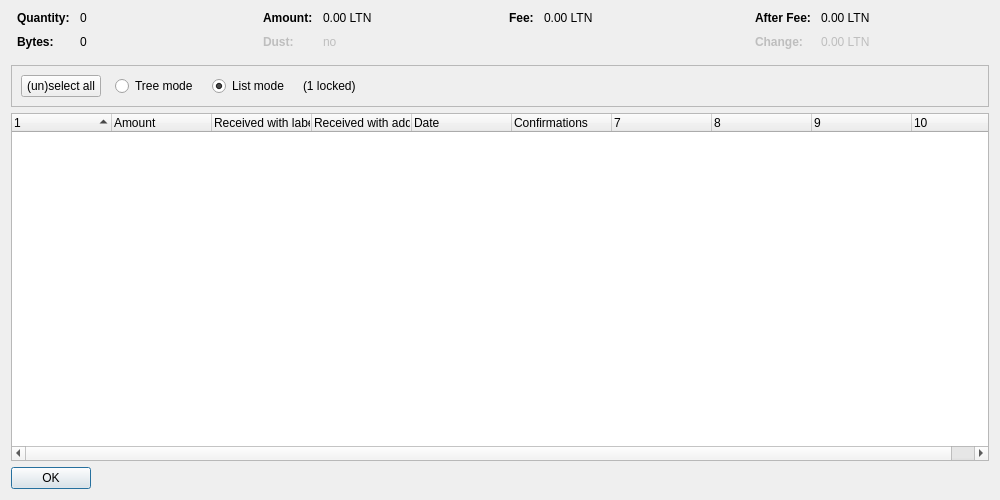
<?xml version="1.0" encoding="UTF-8"?>
<ui version="4.0">
 <class>CoinControlDialog</class>
 <widget class="QDialog" name="CoinControlDialog">
  <property name="geometry">
   <rect>
    <x>0</x>
    <y>0</y>
    <width>1000</width>
    <height>500</height>
   </rect>
  </property>
  <property name="windowTitle">
   <string>Coin Selection</string>
  </property>
  <layout class="QVBoxLayout" name="verticalLayout">
   <item>
    <layout class="QHBoxLayout" name="horizontalLayoutTop" stretch="0,0,0,0">
     <property name="topMargin">
      <number>0</number>
     </property>
     <property name="bottomMargin">
      <number>10</number>
     </property>
     <item>
      <layout class="QFormLayout" name="formLayoutCoinControl1">
       <property name="horizontalSpacing">
        <number>10</number>
       </property>
       <property name="verticalSpacing">
        <number>10</number>
       </property>
       <property name="leftMargin">
        <number>6</number>
       </property>
       <property name="rightMargin">
        <number>6</number>
       </property>
       <item row="0" column="0">
        <widget class="QLabel" name="labelCoinControlQuantityText">
         <property name="font">
          <font>
           <weight>75</weight>
           <bold>true</bold>
          </font>
         </property>
         <property name="text">
          <string>Quantity:</string>
         </property>
        </widget>
       </item>
       <item row="0" column="1">
        <widget class="QLabel" name="labelCoinControlQuantity">
         <property name="cursor">
          <cursorShape>IBeamCursor</cursorShape>
         </property>
         <property name="contextMenuPolicy">
          <enum>Qt::ActionsContextMenu</enum>
         </property>
         <property name="text">
          <string notr="true">0</string>
         </property>
         <property name="textInteractionFlags">
          <set>Qt::LinksAccessibleByMouse|Qt::TextSelectableByKeyboard|Qt::TextSelectableByMouse</set>
         </property>
        </widget>
       </item>
       <item row="1" column="0">
        <widget class="QLabel" name="labelCoinControlBytesText">
         <property name="font">
          <font>
           <weight>75</weight>
           <bold>true</bold>
          </font>
         </property>
         <property name="text">
          <string>Bytes:</string>
         </property>
        </widget>
       </item>
       <item row="1" column="1">
        <widget class="QLabel" name="labelCoinControlBytes">
         <property name="cursor">
          <cursorShape>IBeamCursor</cursorShape>
         </property>
         <property name="contextMenuPolicy">
          <enum>Qt::ActionsContextMenu</enum>
         </property>
         <property name="text">
          <string notr="true">0</string>
         </property>
         <property name="textInteractionFlags">
          <set>Qt::LinksAccessibleByMouse|Qt::TextSelectableByKeyboard|Qt::TextSelectableByMouse</set>
         </property>
        </widget>
       </item>
      </layout>
     </item>
     <item>
      <layout class="QFormLayout" name="formLayoutCoinControl2">
       <property name="horizontalSpacing">
        <number>10</number>
       </property>
       <property name="verticalSpacing">
        <number>10</number>
       </property>
       <property name="leftMargin">
        <number>6</number>
       </property>
       <property name="rightMargin">
        <number>6</number>
       </property>
       <item row="0" column="0">
        <widget class="QLabel" name="labelCoinControlAmountText">
         <property name="font">
          <font>
           <weight>75</weight>
           <bold>true</bold>
          </font>
         </property>
         <property name="text">
          <string>Amount:</string>
         </property>
        </widget>
       </item>
       <item row="0" column="1">
        <widget class="QLabel" name="labelCoinControlAmount">
         <property name="cursor">
          <cursorShape>IBeamCursor</cursorShape>
         </property>
         <property name="contextMenuPolicy">
          <enum>Qt::ActionsContextMenu</enum>
         </property>
         <property name="text">
          <string notr="true">0.00 LTN</string>
         </property>
         <property name="textInteractionFlags">
          <set>Qt::LinksAccessibleByMouse|Qt::TextSelectableByKeyboard|Qt::TextSelectableByMouse</set>
         </property>
        </widget>
       </item>
       <item row="1" column="0">
        <widget class="QLabel" name="labelCoinControlLowOutputText">
         <property name="enabled">
          <bool>false</bool>
         </property>
         <property name="font">
          <font>
           <weight>75</weight>
           <bold>true</bold>
          </font>
         </property>
         <property name="text">
          <string>Dust:</string>
         </property>
        </widget>
       </item>
       <item row="1" column="1">
        <widget class="QLabel" name="labelCoinControlLowOutput">
         <property name="enabled">
          <bool>false</bool>
         </property>
         <property name="cursor">
          <cursorShape>IBeamCursor</cursorShape>
         </property>
         <property name="contextMenuPolicy">
          <enum>Qt::ActionsContextMenu</enum>
         </property>
         <property name="text">
          <string notr="true">no</string>
         </property>
         <property name="textInteractionFlags">
          <set>Qt::LinksAccessibleByMouse|Qt::TextSelectableByKeyboard|Qt::TextSelectableByMouse</set>
         </property>
        </widget>
       </item>
      </layout>
     </item>
     <item>
      <layout class="QFormLayout" name="formLayoutCoinControl3">
       <property name="horizontalSpacing">
        <number>10</number>
       </property>
       <property name="verticalSpacing">
        <number>10</number>
       </property>
       <property name="leftMargin">
        <number>6</number>
       </property>
       <property name="rightMargin">
        <number>6</number>
       </property>
       <item row="0" column="0">
        <widget class="QLabel" name="labelCoinControlFeeText">
         <property name="font">
          <font>
           <weight>75</weight>
           <bold>true</bold>
          </font>
         </property>
         <property name="text">
          <string>Fee:</string>
         </property>
        </widget>
       </item>
       <item row="0" column="1">
        <widget class="QLabel" name="labelCoinControlFee">
         <property name="cursor">
          <cursorShape>IBeamCursor</cursorShape>
         </property>
         <property name="contextMenuPolicy">
          <enum>Qt::ActionsContextMenu</enum>
         </property>
         <property name="text">
          <string notr="true">0.00 LTN</string>
         </property>
         <property name="textInteractionFlags">
          <set>Qt::LinksAccessibleByMouse|Qt::TextSelectableByKeyboard|Qt::TextSelectableByMouse</set>
         </property>
        </widget>
       </item>
      </layout>
     </item>
     <item>
      <layout class="QFormLayout" name="formLayoutCoinControl4">
       <property name="horizontalSpacing">
        <number>10</number>
       </property>
       <property name="verticalSpacing">
        <number>10</number>
       </property>
       <property name="leftMargin">
        <number>6</number>
       </property>
       <property name="rightMargin">
        <number>6</number>
       </property>
       <item row="0" column="0">
        <widget class="QLabel" name="labelCoinControlAfterFeeText">
         <property name="font">
          <font>
           <weight>75</weight>
           <bold>true</bold>
          </font>
         </property>
         <property name="text">
          <string>After Fee:</string>
         </property>
        </widget>
       </item>
       <item row="0" column="1">
        <widget class="QLabel" name="labelCoinControlAfterFee">
         <property name="cursor">
          <cursorShape>IBeamCursor</cursorShape>
         </property>
         <property name="contextMenuPolicy">
          <enum>Qt::ActionsContextMenu</enum>
         </property>
         <property name="text">
          <string notr="true">0.00 LTN</string>
         </property>
         <property name="textInteractionFlags">
          <set>Qt::LinksAccessibleByMouse|Qt::TextSelectableByKeyboard|Qt::TextSelectableByMouse</set>
         </property>
        </widget>
       </item>
       <item row="1" column="0">
        <widget class="QLabel" name="labelCoinControlChangeText">
         <property name="enabled">
          <bool>false</bool>
         </property>
         <property name="font">
          <font>
           <weight>75</weight>
           <bold>true</bold>
          </font>
         </property>
         <property name="text">
          <string>Change:</string>
         </property>
        </widget>
       </item>
       <item row="1" column="1">
        <widget class="QLabel" name="labelCoinControlChange">
         <property name="enabled">
          <bool>false</bool>
         </property>
         <property name="cursor">
          <cursorShape>IBeamCursor</cursorShape>
         </property>
         <property name="contextMenuPolicy">
          <enum>Qt::ActionsContextMenu</enum>
         </property>
         <property name="text">
          <string notr="true">0.00 LTN</string>
         </property>
         <property name="textInteractionFlags">
          <set>Qt::LinksAccessibleByMouse|Qt::TextSelectableByKeyboard|Qt::TextSelectableByMouse</set>
         </property>
        </widget>
       </item>
      </layout>
     </item>
    </layout>
   </item>
   <item>
    <widget class="QFrame" name="frame">
     <property name="minimumSize">
      <size>
       <width>0</width>
       <height>40</height>
      </size>
     </property>
     <property name="frameShape">
      <enum>QFrame::StyledPanel</enum>
     </property>
     <property name="frameShadow">
      <enum>QFrame::Sunken</enum>
     </property>
     <layout class="QHBoxLayout" name="horizontalLayout">
      <item>
       <layout class="QHBoxLayout" name="horizontalLayoutPanel" stretch="0,0,0,0,0">
        <property name="spacing">
         <number>14</number>
        </property>
        <item>
         <widget class="QPushButton" name="pushButtonSelectAll">
          <property name="sizePolicy">
           <sizepolicy hsizetype="Maximum" vsizetype="Fixed">
            <horstretch>0</horstretch>
            <verstretch>0</verstretch>
           </sizepolicy>
          </property>
          <property name="text">
           <string>(un)select all</string>
          </property>
          <property name="autoDefault">
           <bool>false</bool>
          </property>
         </widget>
        </item>
        <item>
         <widget class="QRadioButton" name="radioTreeMode">
          <property name="sizePolicy">
           <sizepolicy hsizetype="Maximum" vsizetype="Fixed">
            <horstretch>0</horstretch>
            <verstretch>0</verstretch>
           </sizepolicy>
          </property>
          <property name="text">
           <string>Tree mode</string>
          </property>
         </widget>
        </item>
        <item>
         <widget class="QRadioButton" name="radioListMode">
          <property name="sizePolicy">
           <sizepolicy hsizetype="Maximum" vsizetype="Fixed">
            <horstretch>0</horstretch>
            <verstretch>0</verstretch>
           </sizepolicy>
          </property>
          <property name="text">
           <string>List mode</string>
          </property>
          <property name="checked">
           <bool>true</bool>
          </property>
         </widget>
        </item>
        <item>
         <widget class="QLabel" name="labelLocked">
          <property name="text">
           <string notr="true">(1 locked)</string>
          </property>
         </widget>
        </item>
        <item>
         <spacer name="horizontalSpacer">
          <property name="orientation">
           <enum>Qt::Horizontal</enum>
          </property>
          <property name="sizeHint" stdset="0">
           <size>
            <width>40</width>
            <height>20</height>
           </size>
          </property>
         </spacer>
        </item>
       </layout>
      </item>
     </layout>
    </widget>
   </item>
   <item>
    <widget class="CoinControlTreeWidget" name="treeWidget">
     <property name="contextMenuPolicy">
      <enum>Qt::CustomContextMenu</enum>
     </property>
     <property name="sortingEnabled">
      <bool>false</bool>
     </property>
     <property name="columnCount">
      <number>10</number>
     </property>
     <attribute name="headerShowSortIndicator" stdset="0">
      <bool>true</bool>
     </attribute>
     <attribute name="headerStretchLastSection">
      <bool>false</bool>
     </attribute>
     <column>
      <property name="text">
       <string/>
      </property>
     </column>
     <column>
      <property name="text">
       <string>Amount</string>
      </property>
     </column>
     <column>
      <property name="text">
       <string>Received with label</string>
      </property>
     </column>
     <column>
      <property name="text">
       <string>Received with address</string>
      </property>
     </column>
     <column>
      <property name="text">
       <string>Date</string>
      </property>
     </column>
     <column>
      <property name="text">
       <string>Confirmations</string>
      </property>
      <property name="toolTip">
       <string>Confirmed</string>
      </property>
     </column>
     <column>
      <property name="text">
       <string/>
      </property>
     </column>
     <column>
      <property name="text">
       <string/>
      </property>
     </column>
     <column>
      <property name="text">
       <string/>
      </property>
     </column>
     <column>
      <property name="text">
       <string/>
      </property>
     </column>
    </widget>
   </item>
   <item>
    <widget class="QDialogButtonBox" name="buttonBox">
     <property name="sizePolicy">
      <sizepolicy hsizetype="Maximum" vsizetype="Fixed">
       <horstretch>0</horstretch>
       <verstretch>0</verstretch>
      </sizepolicy>
     </property>
     <property name="orientation">
      <enum>Qt::Horizontal</enum>
     </property>
     <property name="standardButtons">
      <set>QDialogButtonBox::Ok</set>
     </property>
    </widget>
   </item>
  </layout>
 </widget>
 <customwidgets>
  <customwidget>
   <class>CoinControlTreeWidget</class>
   <extends>QTreeWidget</extends>
   <header>qt/coincontroltreewidget.h</header>
  </customwidget>
 </customwidgets>
 <resources/>
 <connections/>
</ui>
